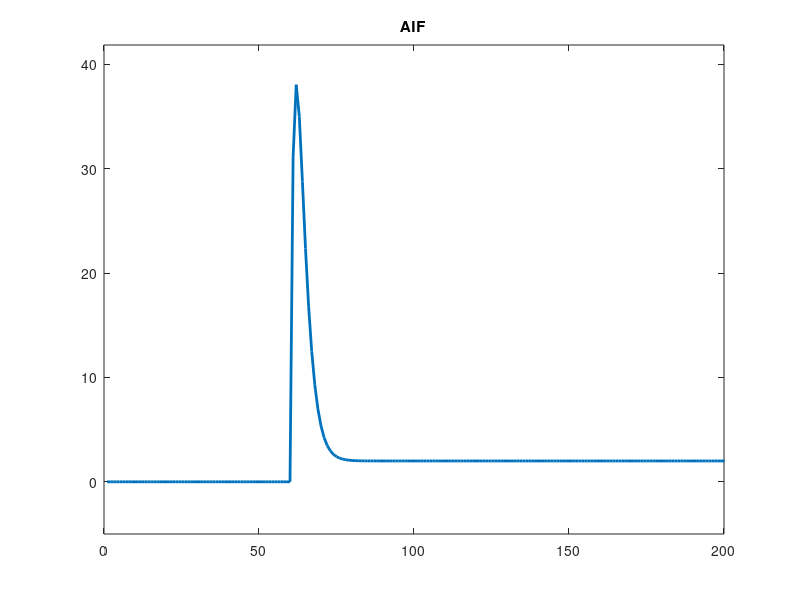
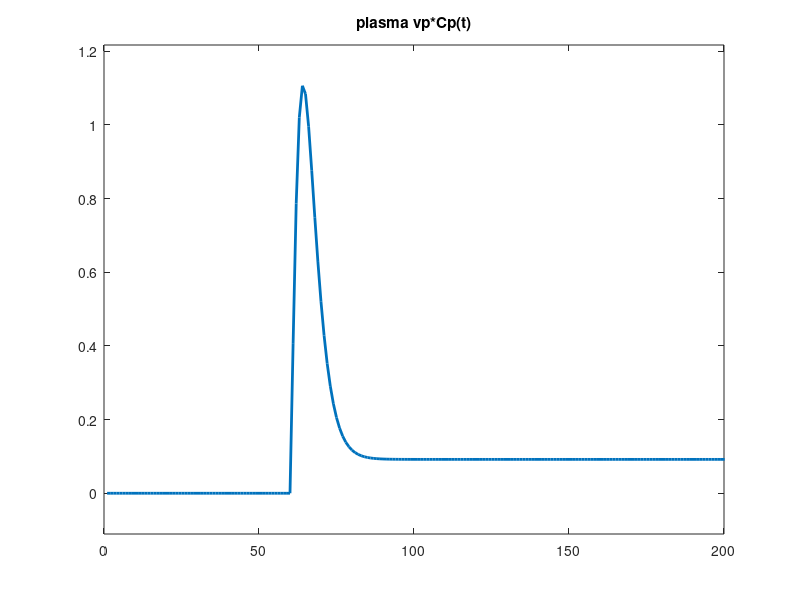
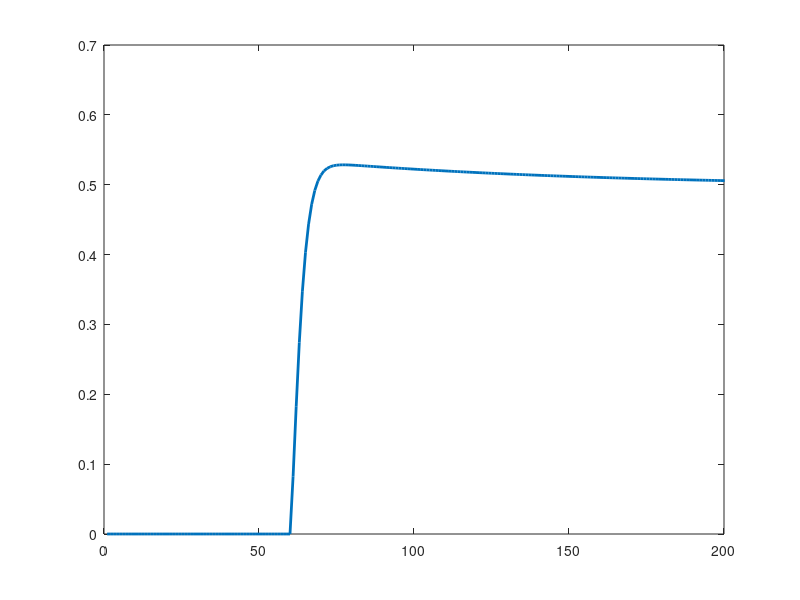
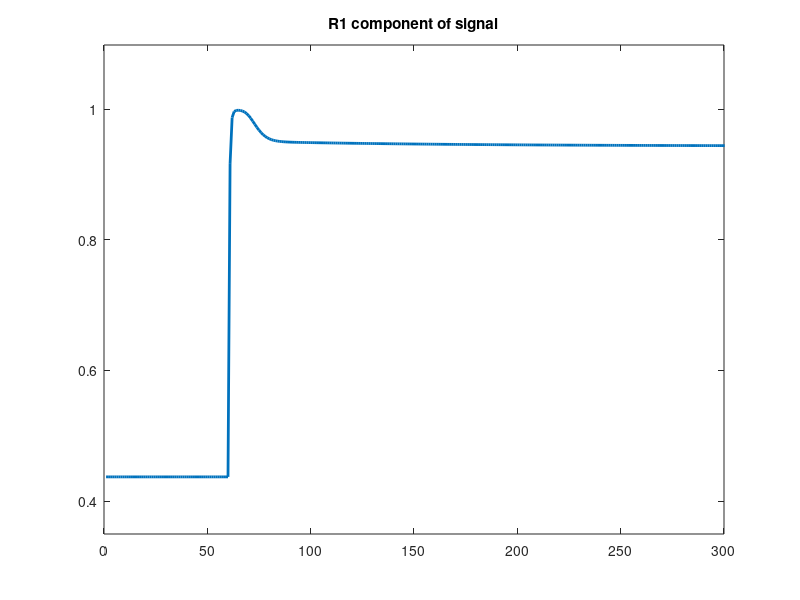

Here is the MATLAB script that generated these plots, in order:
%% Simulations based on Quarles et al. "A theoretical framework to model DSC-MRI data acquired in the 
%  presence of contrast agent extravasation" 2009 Phys. Med. Biol. 54 5749

clear all
clc
close all

%% normal tissue
%Initialize all variables
CBV = 0.04; 
CBF = 60/6000; %normal tissue
flip = 90; 
R10 = 1/1.44; 
R20 = 1/0.035;%normal tissue
PS = 0;%normal tissue


%% tumor tissue
CBV = 0.04; 
CBF = 80/6000; %tumor tissue
flip = 90; 
R10 = 1/1.74; 
R20 = 1/0.045;%tumor tissue
PS = 30/6000;%tumor tissue
% PS = 0;

%% calculations
A = 200; 
B = 2; 
C = 1;
tAIF = 1:300;
t = 1:360; 
tp = 2;
rho = 1; kH = 0.733;

E = 1 - exp(-PS/(CBF*(1-kH)));
Ktrans = E*CBF*rho*(1-kH);
ve = 0.25; 
TE1 = 8.6e-3; 
TE2 = 35e-3; 
TR = 1;
r1 = 3.9; 
r2 = 5.3;
Kp = 0.55; 
Ke = 0.5*Kp;
vp = CBV; 
vi = 1 - vp - ve; 
S0 = 1;

%Define arterial input function
CAIFt = zeros(1,360);
CAIFt(61:end) = A*(tAIF/tp^2).*exp(-tAIF/tp) + B*(1-exp(-C*tAIF/tp));

figure; plot(CAIFt,'Linewidth',2); xlim([0 200]); ylim([-5 1.1*max(CAIFt)]); title('AIF');

%%


%Define vpCpt (product of blood volume fraction and blood plasma CA concentration)
vpCpt = (rho/kH) * CBF * conv(CAIFt, exp(-t/(CBV/CBF)));
vpCpt = vpCpt(1:max(t));
Cpt = vpCpt/vp;
figure; plot(vpCpt,'Linewidth',2); xlim([0 200]); ylim([-0.1*max(vpCpt) 1.1*max(vpCpt)]); title('plasma vp*Cp(t)');

%Define veCet (from Kety-Tofts model)
veCet = (Ktrans) * conv(CAIFt, exp(-(Ktrans/ve)*t));
veCet = veCet(1:max(t));
Cet = veCet/ve;
figure; plot(veCet,'Linewidth',2); xlim([0 200]); %ylim([-0.1*max(veCet) 1.1*max(veCet)]); title('EES ve*Ce(t)');

%Define signal intensity
R1micro = (r1*(veCet + vpCpt));
R1comp = S0*sin(flip*pi/180)*(1-exp(-TR*(R1micro+R10))) ./ (1-cos(flip*pi/180)*exp(-TR*(R1micro+R10)));
R2micro = (r2*(veCet + vpCpt));
R2meso = (Kp*vp*(ve*abs(Cpt - Cet)+vi*Cpt) + Ke*vi*veCet);
R2comp_TE1 = exp(-TE1 * (R2micro + R2meso + R20));
R2comp_TE2 = exp(-TE2 * (R2micro + R2meso + R20));
figure; plot(1:360,R1comp,'Linewidth',2); xlim([0 300]); ylim([0.8*min(R1comp) 1.1*max(R1comp)]); title('R1 component of signal');
figure; plot(1:360,R2comp_TE1,1:360,R2comp_TE2,'Linewidth',2); xlim([0 300]); title('R2 component of signal');legend('TE1','TE2')

St_TE1 = R1comp .* R2comp_TE1; St_TE2 = R1comp .* R2comp_TE2; 
figure; 
plot(1:360,St_TE1,1:360,St_TE2,'Linewidth',2); 
xlim([0 300]); ylim([-0.1*max(St_TE2) 1.1*max(St_TE1)]); 
title('Signal');legend('TE1','TE2')

%Define delta_R2star curves
delta_R2star = (-1/TE2)*log(St_TE2/mean(St_TE2(30:50)));
figure; 
plot(delta_R2star,'r','Linewidth',2); 
xlim([0 300]); title('Delta R2*'); %ylim([-0.1*max(delta_R2star) 2*max(delta_R2star)]);

delta_R2stard = (1/(TE2-TE1))*log((St_TE1/mean(St_TE1(30:50)))./(St_TE2/mean(St_TE2(30:50))));
figure(100); plot(delta_R2stard,'r','Linewidth',2); xlim([0 300]); title('Dual-Echo Delta R2*'); %ylim([-0.1*max(delta_R2star) 2*max(delta_R2star)]);

corr = delta_R2stard - Ke*veCet;
temp = delta_R2stard - 3.9*Ke*veCet;

